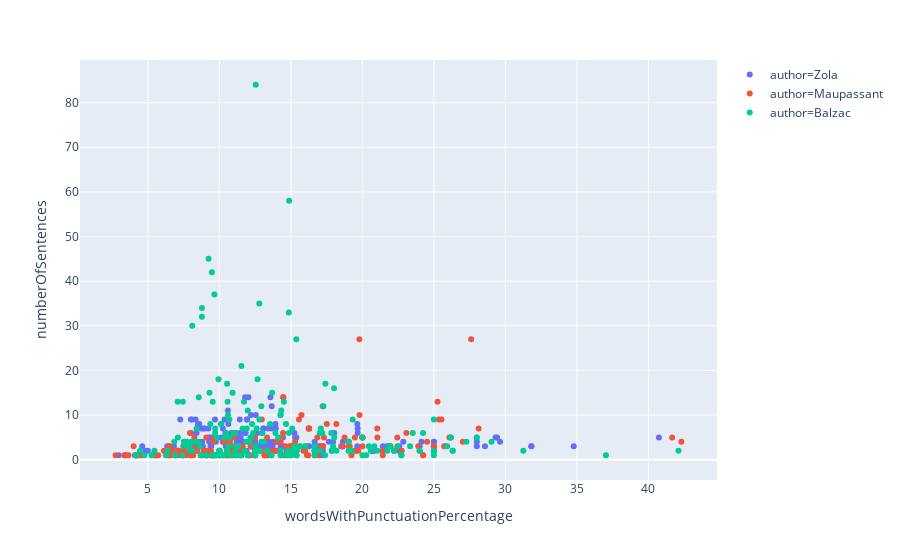

The notebook cell this image was saved under:
### Code cell
fig = px.scatter(my_df, x="wordsWithPunctuationPercentage", y="numberOfSentences", color="author",)
fig.show()

### Figure 1 — Plotly figure (JSON) as saved in the notebook; plotly's stock layout.template omitted (floating-point values rounded to 4 significant figures; data arrays with more than 128 entries replaced by an {"elided": "..."} marker saying what was removed)
{"data": [{"hoverlabel": {"namelength": 0}, "hovertemplate": "author=Zola<br>wordsWithPunctuationPercentage=%{x}<br>numberOfSentences=%{y}", "legendgroup": "author=Zola", "marker": {"color": "#636efa", "symbol": "circle"}, "mode": "markers", "name": "author=Zola", "showlegend": true, "type": "scatter", "x": {"elided": "200 float values"}, "xaxis": "x", "y": {"elided": "200 int values"}, "yaxis": "y"}, {"hoverlabel": {"namelength": 0}, "hovertemplate": "author=Maupassant<br>wordsWithPunctuationPercentage=%{x}<br>numberOfSentences=%{y}", "legendgroup": "author=Maupassant", "marker": {"color": "#EF553B", "symbol": "circle"}, "mode": "markers", "name": "author=Maupassant", "showlegend": true, "type": "scatter", "x": {"elided": "200 float values"}, "xaxis": "x", "y": {"elided": "200 int values"}, "yaxis": "y"}, {"hoverlabel": {"namelength": 0}, "hovertemplate": "author=Balzac<br>wordsWithPunctuationPercentage=%{x}<br>numberOfSentences=%{y}", "legendgroup": "author=Balzac", "marker": {"color": "#00cc96", "symbol": "circle"}, "mode": "markers", "name": "author=Balzac", "showlegend": true, "type": "scatter", "x": {"elided": "200 float values"}, "xaxis": "x", "y": {"elided": "200 int values"}, "yaxis": "y"}], "layout": {"legend": {"tracegroupgap": 0}, "margin": {"t": 60}, "xaxis": {"anchor": "y", "domain": [0, 1], "title": {"text": "wordsWithPunctuationPercentage"}}, "yaxis": {"anchor": "x", "domain": [0, 1], "title": {"text": "numberOfSentences"}}}}
